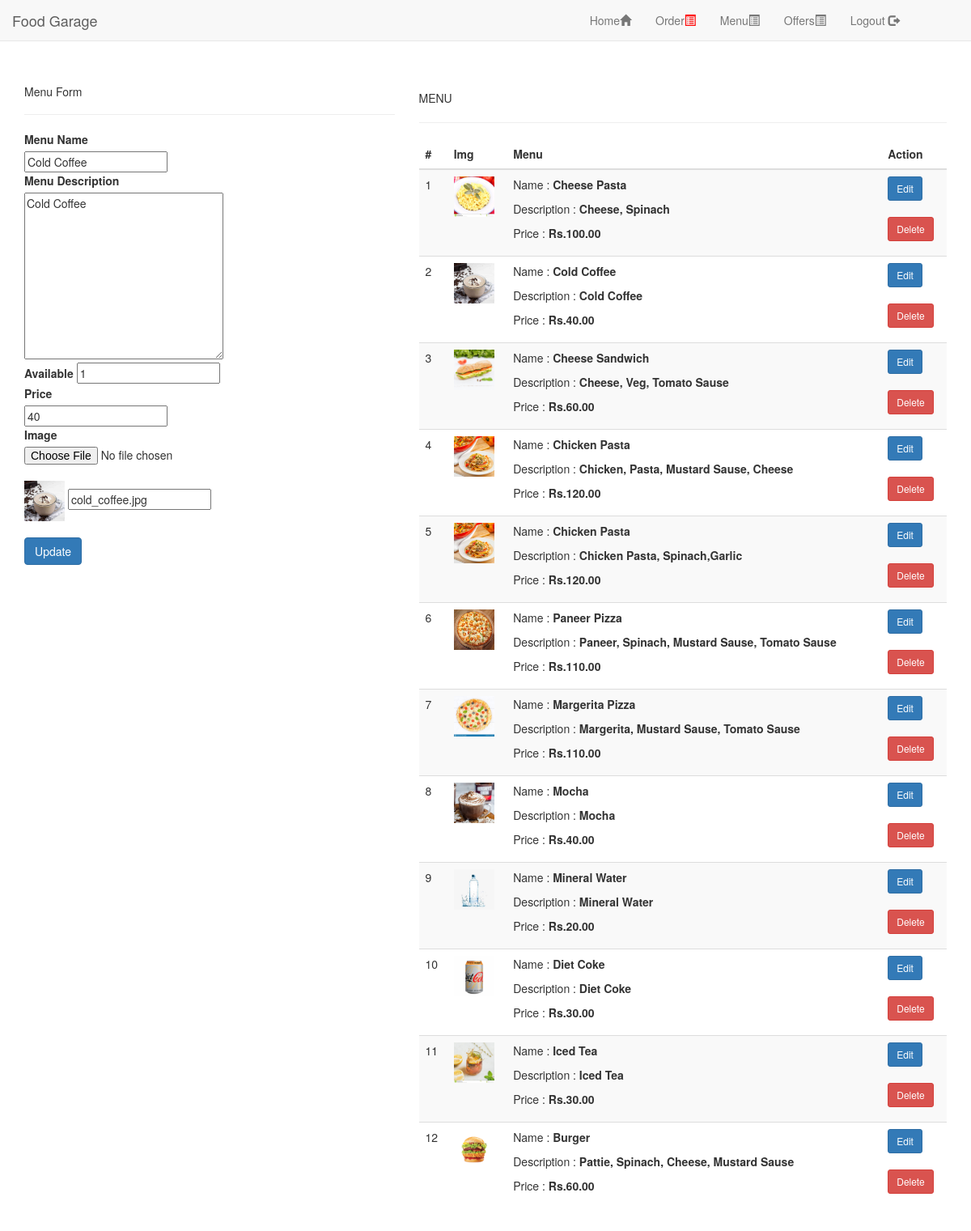
The app's page /admin/edit_menu.php?id=8 (signed in) with its own data.
### tables this page shows
CREATE TABLE `product_list` (
  `id` int(30) NOT NULL,
  `name` varchar(100) NOT NULL,
  `description` text NOT NULL,
  `price` float NOT NULL DEFAULT 0,
  `img_path` text NOT NULL,
  `status` tinyint(1) NOT NULL DEFAULT 1 COMMENT '1 Available'
);

### admin/edit_menu.php (the view, shortened to what this page needs)
<?php
 include('header.php');
include('db.php');
$id = $_GET["id"];
$name="";
$description="";
$price="";
$img_path="";
 $status="";
$res = mysqli_query($conn,"SELECT * FROM `product_list` where id=$id");
while ($row = mysqli_fetch_array($res)) {
    $name = $row["name"];
    $description = $row["description"];
    $price = $row["price"];
    $img_path = $row["img_path"];
     $status = $row["status"];
}
 ?>
<div class="container" style="padding-top:8%;">
<div class="row row-eq-height">
    <div class="col-lg-5 col-md-5 col-12">
        <div class="card">
        <h5 class="card-header">Menu Form</h5>
        <hr>
        <div class="card-body">
        <form name="menu_form" method="post" enctype="multipart/form-data">
            <label for="name">Menu Name</label>
            <br><input type="text" name="name" id="name" value="<?php echo $name; ?>">
            <br><label for="description">Menu Description</label>
            <br><textarea name="description" id="description" cols="30" rows="10"><?php echo $description; ?></textarea>
            <br><label for="status">Available</label>
            <input type="text" name="status" id="status" value="<?php echo $status; ?>">
            <br><label for="price">Price</label>
            <br><input type="text" name="price" id="price" value="<?php echo $price; ?>">
            <br><label for="image">Image</label>
            <input type="file" name="image" id="image"><br><img src="../img/<?php echo $img_path ;?>" width="50px;" height="50px;" >
            <input type="text" name="img_path" value="<?php echo $img_path; ?>">
            <br><br><input type="submit" name="edit_menu_submit" class="btn btn-primary" Value="Update">
        </form>
        </div>
        </div>
    </div>
<div class="col-lg-7 col-md-7 col-12" style="background-clip: padding-box;padding: 15px;background: white;border-radius: 25px;">
        MENU <br><hr>
        <table class="table table-striped">
  <thead>
    <tr>
      <th scope="col">#</th>
      <th scope="col">Img</th>
      <th scope="col">Menu</th>
      <th scope="col">Action</th>
    </tr>
  </thead>
  <tbody>
  <?php
       $i = 1;
        $res = mysqli_query($conn,"SELECT * FROM  product_list order by rand() ");
       while ($row=mysqli_fetch_array($res))  {
         ?>
    <tr>
      <td><?php echo $i++ ?></td>
      <td><img src="../img/<?php echo $row['img_path'] ;?>" width="50px;" height="50px;"></td>
      <td>
                <p>Name : <b><?php echo $row['name'] ?></b></p>
				<p>Description : <b class="truncate"><?php echo $row['description'] ?></b></p>
				<p>Price : <b><?php echo "Rs.".number_format($row['price'],2) ?></b></p>
       </td>
      <td>
      <a href="edit_menu.php?id=<?php echo $row['id']; ?>" class="btn btn-sm btn-primary">  Edit</a>
      <br><br><a href="delete_menu.php?id=<?php echo $row['id']; ?>" class="btn btn-sm btn-danger">Delete</a>
      </td>
    </tr>
    <?php }; ?>
  </tbody>
</table>
</div>
</div>
</div>

### records on screen
product_list: name "Cold Coffee", description "Cold Coffee", status "1", price "40", img_path (picture), img_path "cold_coffee.jpg", price "40.00"
product_list: img_path (picture), name "Cheese Pasta", description "Cheese, Spinach", price "100.00"
product_list: img_path (picture), name "Cheese Sandwich", description "Cheese, Veg, Tomato Sause", price "60.00"
product_list: img_path (picture), name "Chicken Pasta", description "Chicken, Pasta, Mustard Sause, Cheese", price "120.00"
product_list: img_path (picture), name "Chicken Pasta", description "Chicken Pasta, Spinach,Garlic", price "120.00"
product_list: img_path (picture), name "Paneer Pizza", description "Paneer, Spinach, Mustard Sause, Tomato Sause", price "110.00"
product_list: img_path (picture), name "Margerita Pizza", description "Margerita, Mustard Sause, Tomato Sause", price "110.00"
product_list: img_path (picture), name "Mocha", description "Mocha", price "40.00"
product_list: img_path (picture), name "Mineral Water", description "Mineral Water", price "20.00"
product_list: img_path (picture), name "Diet Coke", description "Diet Coke", price "30.00"
product_list: img_path (picture), name "Iced Tea", description "Iced Tea", price "30.00"
product_list: img_path (picture), name "Burger", description "Pattie, Spinach, Cheese, Mustard Sause", price "60.00"
